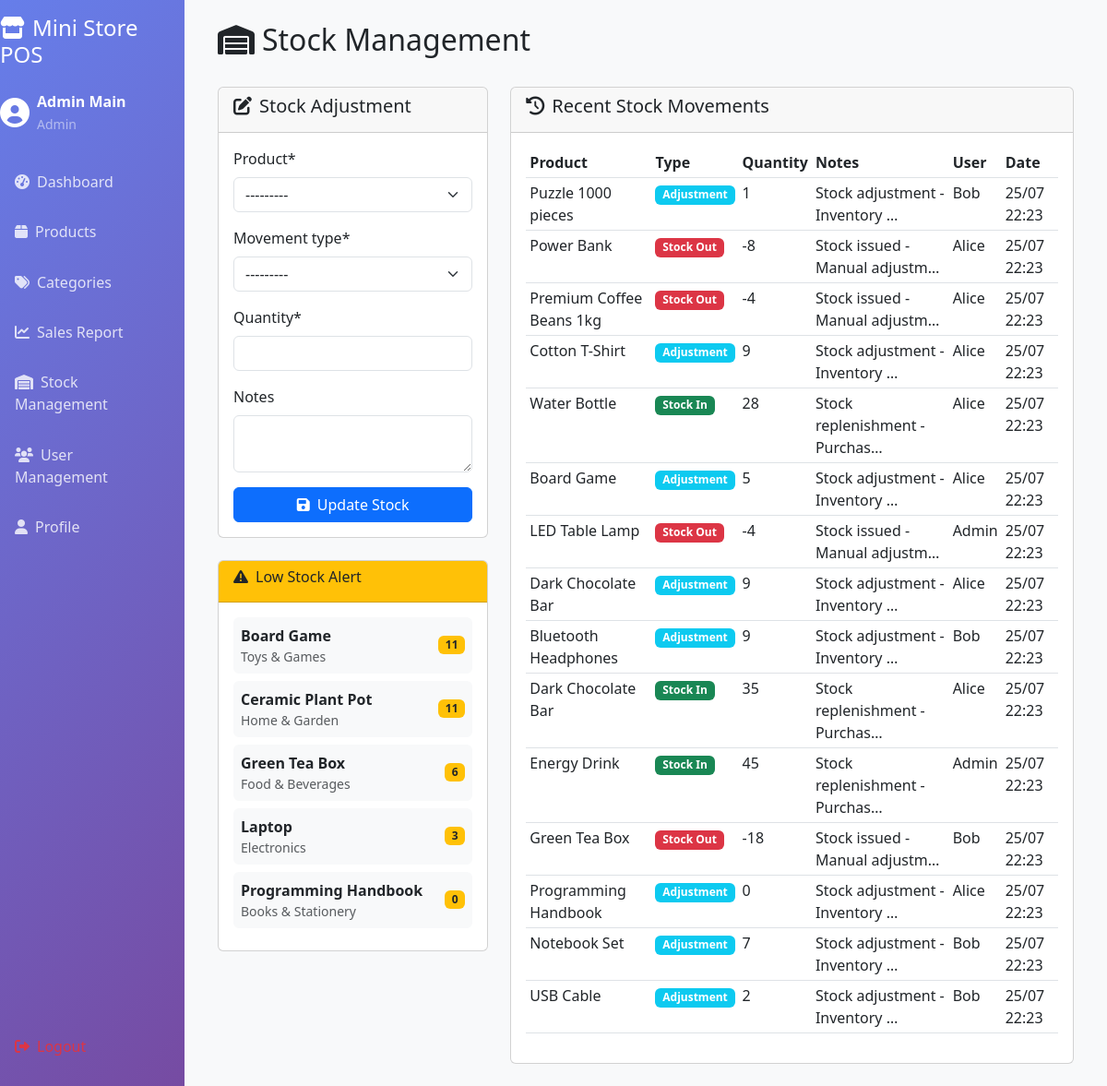
Page /stock-management/ (signed in) on the committed database.
### pos/models.py (models this page shows, shortened)
class UserProfile(models.Model):
    ROLE_CHOICES = [
        ('admin', 'Admin'),
        ('cashier', 'Cashier'),
    ]
    user = models.OneToOneField(User, on_delete=models.CASCADE)
    role = models.CharField(max_length=20, choices=ROLE_CHOICES)
    phone = models.CharField(max_length=15, blank=True)
    created_at = models.DateTimeField(auto_now_add=True)

class Product(models.Model):
    name = models.CharField(max_length=200)
    category = models.ForeignKey(Category, on_delete=models.CASCADE)
    barcode = models.CharField(max_length=50, unique=True, blank=True, null=True)
    price = models.DecimalField(max_digits=10, decimal_places=2, validators=[MinValueValidator(Decimal('0.01'))])
    stock_quantity = models.IntegerField(default=0, validators=[MinValueValidator(0)])
    min_stock_level = models.IntegerField(default=5)
    image = models.ImageField(upload_to='products/', blank=True, null=True)
    description = models.TextField(blank=True)
    is_active = models.BooleanField(default=True)
    created_at = models.DateTimeField(auto_now_add=True)
    updated_at = models.DateTimeField(auto_now=True)
    class Meta:
        ordering = ['name']
    def __str__(self):
        return self.name

class Category(models.Model):
    name = models.CharField(max_length=100, unique=True)
    description = models.TextField(blank=True)
    is_active = models.BooleanField(default=True)
    created_at = models.DateTimeField(auto_now_add=True)
    class Meta:
        verbose_name_plural = "Categories"
        ordering = ['name']

class StockMovement(models.Model):
    MOVEMENT_CHOICES = [
        ('in', 'Stock In'),
        ('out', 'Stock Out'),
        ('adjustment', 'Adjustment'),
    ]
    product = models.ForeignKey(Product, on_delete=models.CASCADE)
    movement_type = models.CharField(max_length=20, choices=MOVEMENT_CHOICES)
    quantity = models.IntegerField()
    reference_type = models.CharField(max_length=20, blank=True)
    reference_id = models.IntegerField(blank=True, null=True)
    notes = models.TextField(blank=True)
    created_by = models.ForeignKey(User, on_delete=models.CASCADE)
    created_at = models.DateTimeField(auto_now_add=True)
    class Meta:
        ordering = ['-created_at']

### pos/views.py (the view)
# urls.py: path('stock-management/', views.stock_management_view, name='stock_management'),
@login_required
def stock_management_view(request):
    if not is_admin(request.user):
        messages.error(request, 'Access denied.')
        return redirect('dashboard')
    if request.method == 'POST':
        form = StockAdjustmentForm(request.POST)
        if form.is_valid():
            stock_movement = form.save(commit=False)
            stock_movement.created_by = request.user
            stock_movement.save()
            product = stock_movement.product
            if stock_movement.movement_type == 'in':
                product.stock_quantity += stock_movement.quantity
            elif stock_movement.movement_type == 'out':
                product.stock_quantity -= stock_movement.quantity
            else:  # adjustment
                product.stock_quantity = stock_movement.quantity
            product.save()
            messages.success(request, 'Stock updated successfully!')
            return redirect('stock_management')
    else:
        form = StockAdjustmentForm()
    movements = StockMovement.objects.all().order_by('-created_at')[:20]
    low_stock_products = Product.objects.filter(
        is_active=True,
        stock_quantity__lte=F('min_stock_level')
    )
    context = {
        'form': form,
        'movements': movements,
        'low_stock_products': low_stock_products,
    }
    return render(request, 'admin/stock_management.html', context)

### pos/forms.py
class StockAdjustmentForm(forms.ModelForm):
    class Meta:
        model = StockMovement
        fields = ['product', 'movement_type', 'quantity', 'notes']
        widgets = {
            'notes': forms.Textarea(attrs={'rows': 2}),
        }

### pos/views.py (called while the page is built)
def is_admin(user):
    return hasattr(user, 'userprofile') and user.userprofile.role == 'admin'

### templates/admin/stock_management.html (shortened to what this page needs)
{% extends 'base.html' %}
{% load crispy_forms_tags %}
{% block content %}
<div class="d-flex justify-content-between align-items-center mb-4">
    <h2><i class="fas fa-warehouse me-2"></i>Stock Management</h2>
</div>
<div class="row">
    <div class="col-md-4">
        <div class="card">
            <div class="card-header">
                <h5><i class="fas fa-edit me-2"></i>Stock Adjustment</h5>
            </div>
            <div class="card-body">
                <form method="post">
                    {{ form|crispy }}
                    <button type="submit" class="btn btn-primary w-100">
                        <i class="fas fa-save me-2"></i>Update Stock
                    </button>
                </form>
            </div>
        </div>
        <div class="card mt-4">
            <div class="card-header bg-warning text-dark">
                <h6><i class="fas fa-exclamation-triangle me-2"></i>Low Stock Alert</h6>
            </div>
            <div class="card-body">
                {% if low_stock_products %}
                    {% for product in low_stock_products %}
                    <div class="d-flex justify-content-between align-items-center mb-2 p-2 bg-light rounded">
                        <div>
                            <strong>{{ product.name }}</strong>
                            <small class="text-muted d-block">{{ product.category.name }}</small>
                        </div>
                        <span class="badge bg-warning text-dark">{{ product.stock_quantity }}</span>
                    </div>
                    {% endfor %}
                {% else %}
                    <p class="text-muted mb-0">No low stock items!</p>
                {% endif %}
            </div>
        </div>
    </div>
    <div class="col-md-8">
        <div class="card">
            <div class="card-header">
                <h5><i class="fas fa-history me-2"></i>Recent Stock Movements</h5>
            </div>
            <div class="card-body">
                <div class="table-responsive">
                    <table class="table table-sm">
                        <thead>
                            <tr>
                                <th>Product</th>
                                <th>Type</th>
                                <th>Quantity</th>
                                <th>Notes</th>
                                <th>User</th>
                                <th>Date</th>
                            </tr>
                        </thead>
                        <tbody>
                            {% for movement in movements %}
                            <tr>
                                <td>{{ movement.product.name }}</td>
                                <td>
                                    {% if movement.movement_type == 'in' %}
                                    <span class="badge bg-success">Stock In</span>
                                    {% elif movement.movement_type == 'out' %}
                                    <span class="badge bg-danger">Stock Out</span>
                                    {% else %}
                                    <span class="badge bg-info">Adjustment</span>
                                    {% endif %}
                                </td>
                                <td>
                                    {% if movement.movement_type == 'out' %}-{% endif %}{{ movement.quantity }}
                                </td>
                                <td>{{ movement.notes|truncatechars:30 }}</td>
                                <td>{{ movement.created_by.first_name }}</td>
                                <td>{{ movement.created_at|date:"d/m H:i" }}</td>
                            </tr>
                            {% empty %}
                            <tr>
                                <td colspan="6" class="text-center py-3">
                                    <p class="text-muted mb-0">No stock movements found.</p>
                                </td>
                            </tr>
                            {% endfor %}
                        </tbody>
                    </table>
                </div>
            </div>
        </div>
    </div>
</div>
{% endblock %}

### templates/base.html (shortened to what this page needs)
<!DOCTYPE html>
<html lang="en">
<head>
  <link href="https://cdnjs.cloudflare.com/ajax/libs/bootstrap/5.3.0/css/bootstrap.min.css" rel="stylesheet">
  <link href="https://cdnjs.cloudflare.com/ajax/libs/font-awesome/6.0.0/css/all.min.css" rel="stylesheet">
</head>
<body class="bg-light">
  <div class="container-fluid">
    <div class="row flex-nowrap">
      {% if user.is_authenticated %}
      <div class="col-auto col-md-3 col-lg-2 px-0 bg-dark sidebar d-none d-md-flex flex-column p-3">
        <h4 class="text-white mb-4">
          <i class="fas fa-store me-2"></i>Mini Store POS
        </h4>
        <div class="user-info text-white mb-4">
          <i class="fas fa-user-circle fa-2x"></i>
          <div>
            <div class="fw-bold">{{ user.first_name }} {{ user.last_name }}</div>
            <small class="text-white-50">{{ user.userprofile.role|title }}</small>
          </div>
        </div>
        <nav class="nav nav-pills flex-column">
          <a class="nav-link" href="{% url 'dashboard' %}">
            <i class="fas fa-tachometer-alt me-2"></i>Dashboard
          </a>
          {% if user.userprofile.role == 'admin' %}
          <a class="nav-link" href="{% url 'product_list' %}">
            <i class="fas fa-box me-2"></i>Products
          </a>
          <a class="nav-link" href="{% url 'category_list' %}">
            <i class="fas fa-tags me-2"></i>Categories
          </a>
          <a class="nav-link" href="{% url 'sales_report' %}">
            <i class="fas fa-chart-line me-2"></i>Sales Report
          </a>
          <a class="nav-link" href="{% url 'stock_management' %}">
            <i class="fas fa-warehouse me-2"></i>Stock Management
          </a>
          <a class="nav-link" href="{% url 'user_management' %}">
            <i class="fas fa-users me-2"></i>User Management
          </a>
          {% endif %}
        </nav>
      <a class="nav-link" href="{% url 'profile' %}">
            <i class="fas fa-user me-2"></i>Profile
        </a>
        <div class="mt-auto">
          <a class="nav-link text-danger" href="{% url 'logout' %}">
            <i class="fas fa-sign-out-alt me-2"></i>Logout
          </a>
        </div>
      </div>
      {% endif %}
      <div class="{% if user.is_authenticated %}col-md-9 col-lg-10{% else %}col-12{% endif %}">
        <main class="p-4">
          {% block content %}
          {% endblock %}
        </main>
      </div>
    </div>
  </div>
</body>
</html>

### templates/base.html (style rules this page uses)
.sidebar { min-height: 100vh; background: linear-gradient(135deg, #667eea 0%, #764ba2 100%); }
.sidebar .nav-link { color: rgba(255,255,255,0.8); padding: 0.75rem 1rem; margin: 0.2rem 0; border-radius: 0.5rem; transition: all 0.3s; }
.user-info { display: flex; align-items: center; gap: 0.5rem; }

### rows in the picture
Product: name "Board Game", category.name "Toys & Games", stock_quantity "11"
Product: name "Ceramic Plant Pot", category.name "Home & Garden", stock_quantity "11"
Product: name "Green Tea Box", category.name "Food & Beverages", stock_quantity "6"
Product: name "Laptop", category.name "Electronics", stock_quantity "3"
Product: name "Programming Handbook", category.name "Books & Stationery", stock_quantity "0"
StockMovement: product.name "Puzzle 1000 pieces", movement_type "Adjustment", quantity "1", notes "Stock adjustment - Inventory …", created_by.first_name "Bob", created_at "25/07 22:23"
StockMovement: product.name "Power Bank", movement_type "Stock Out", quantity "8", notes "Stock issued - Manual adjustm…", created_by.first_name "Alice", created_at "25/07 22:23"
StockMovement: product.name "Premium Coffee Beans 1kg", movement_type "Stock Out", quantity "4", notes "Stock issued - Manual adjustm…", created_by.first_name "Alice", created_at "25/07 22:23"
StockMovement: product.name "Cotton T-Shirt", movement_type "Adjustment", quantity "9", notes "Stock adjustment - Inventory …", created_by.first_name "Alice", created_at "25/07 22:23"
StockMovement: product.name "Water Bottle", movement_type "Stock In", quantity "28", notes "Stock replenishment - Purchas…", created_by.first_name "Alice", created_at "25/07 22:23"
StockMovement: product.name "Board Game", movement_type "Adjustment", quantity "5", notes "Stock adjustment - Inventory …", created_by.first_name "Alice", created_at "25/07 22:23"
StockMovement: product.name "LED Table Lamp", movement_type "Stock Out", quantity "4", notes "Stock issued - Manual adjustm…", created_by.first_name "Admin", created_at "25/07 22:23"
StockMovement: product.name "Dark Chocolate Bar", movement_type "Adjustment", quantity "9", notes "Stock adjustment - Inventory …", created_by.first_name "Alice", created_at "25/07 22:23"
StockMovement: product.name "Bluetooth Headphones", movement_type "Adjustment", quantity "9", notes "Stock adjustment - Inventory …", created_by.first_name "Bob", created_at "25/07 22:23"
StockMovement: product.name "Dark Chocolate Bar", movement_type "Stock In", quantity "35", notes "Stock replenishment - Purchas…", created_by.first_name "Alice", created_at "25/07 22:23"
StockMovement: product.name "Energy Drink", movement_type "Stock In", quantity "45", notes "Stock replenishment - Purchas…", created_by.first_name "Admin", created_at "25/07 22:23"
StockMovement: product.name "Green Tea Box", movement_type "Stock Out", quantity "18", notes "Stock issued - Manual adjustm…", created_by.first_name "Bob", created_at "25/07 22:23"
StockMovement: product.name "Programming Handbook", movement_type "Adjustment", quantity "0", notes "Stock adjustment - Inventory …", created_by.first_name "Alice", created_at "25/07 22:23"
StockMovement: product.name "Notebook Set", movement_type "Adjustment", quantity "7", notes "Stock adjustment - Inventory …", created_by.first_name "Bob", created_at "25/07 22:23"
StockMovement: product.name "USB Cable", movement_type "Adjustment", quantity "2", notes "Stock adjustment - Inventory …", created_by.first_name "Bob", created_at "25/07 22:23"

### other values in the picture
{{ user.first_name }} "Admin"
{{ user.last_name }} "Main"
{{ user.userprofile.role|title }} "Admin"
